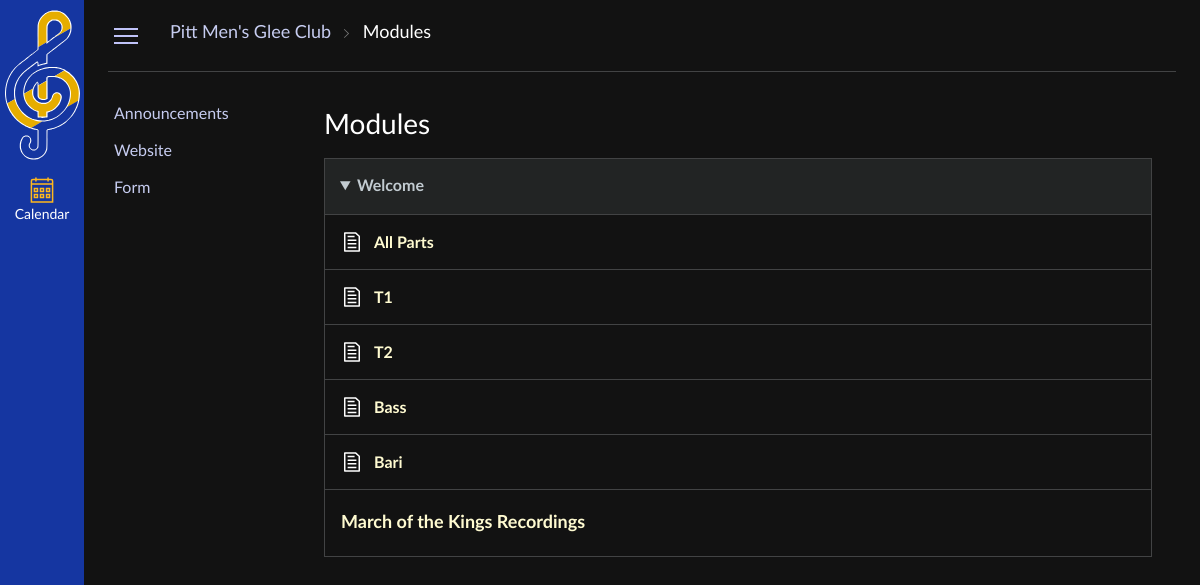
The app's page /modules/ with its own data.
### models.py (models this page shows)
class Link(Base):
    __tablename__ = "Links"
    id = Column("id", Integer, primary_key=True, autoincrement=True)
    position = Column("position", Integer, nullable=False)
    display_name = Column("display_name", String, nullable=False)
    type = Column("type", String, nullable=False)
    url = Column("url", String, nullable=False)
    def toJSON(self):
        return {
            "id":self.id,
            "position":self.position,
            "display_name": self.display_name,
            "type": self.type,
            "url" : self.url
        }

class Module(Base):
    __tablename__ = "Modules"
    id = Column("id", Integer, primary_key=True, autoincrement=True)
    position = Column("position", Integer, nullable=False)
    display_name = Column("display_name", String, nullable=False)
    hidden = Column("hidden", Boolean, nullable=False)
    def toJSON(self):
        return {
            "id": self.id,
            "position": self.position,
            "display_name": self.display_name,
            "hidden" : self.hidden
        }

class Item(Base):
    __tablename__ = "Items"
    id = Column("id", Integer, primary_key=True, autoincrement=True)
    module_id = Column("module_id", Integer, nullable=False)
    position = Column("position", Integer, nullable=False)
    type = Column("type", String, nullable=False)
    display = Column("display", String, nullable=False)
    url = Column("url", String, nullable=True)
    hidden = Column("hidden", Boolean, nullable=False)
    def toJSON(self):
        return {
            "id": self.id,
            "module_id": self.module_id,
            "position": self.position,
            "type": self.type,
            "display": self.display,
            "url": self.url,
            "hidden": self.hidden
        }

### main.py (the view, shortened to what this page needs)
@app.route("/modules/", methods=["GET","POST","PATCH","PUT","DELETE"])
def modules():
    moduleList = sqlSession.getModulesJSON()
    length = len(moduleList)
    if request.method == "GET":
        links = sqlSession.getLinksJSON()
        for module in moduleList:
            module['blocks'] = sqlSession.getItemsJSON(module['id'])
        return render_template("modules.html", links=links, modules=moduleList)

### session.py (called while the page is built)
    def getLinksJSON(self) -> list[dict[str, Any]]:
        links = self.session.query(Link).order_by(Link.position).all()
        obj = []
        for link in links:
            obj.append(link.toJSON())
        return obj

    def getModulesJSON(self) -> list[dict[str, Any]]:
        modules = self.session.query(Module).order_by(Module.position).all()
        obj = []
        for module in modules:
            obj.append(module.toJSON())
        return obj

    def getItemsJSON(self, id) -> list[dict[str, Any]]:
        items = self.session.query(Item).filter_by(module_id=id).order_by(Item.position).all()
        obj = []
        for item in items:
            obj.append(item.toJSON())
        return obj

### templates/modules.html (shortened to what this page needs)
{% extends "index.html" %}
{% block path %}
    <li>
        <a href="#">
            <span>Modules</span>
        </a>
    </li>
{% endblock %}
{% block sidebar_links %}
    {% for link in links %}
        {% if link.type == 'external' %}
            <li><a link-id="{{ link.id }}" href="{{ link.url }}" target="_blank">{{ link.display_name }}</a></li>
        {% elif link.type == 'page' %}
            <li><a link-id="{{ link.id }}" href="{{ url_for('page', id= link.url) }}">{{ link.display_name }}</a></li>
        {% elif link.type == 'internal' %}
            <li><a link-id="{{ link.id }}" href="{{ url_for(link.url) }}">{{ link.display_name }}</a></li>
        {% elif link.type == 'file' %}
            <li><a link-id="{{ link.id }}" href="{{ url_for('file', key= link.url) }}">{{ link.display_name }}</a></li>
        {% else %}
            <li><a link-id="{{ link.id }}">Failed</a></li>
        {% endif %}
    {% endfor %}
{% endblock %}
{% block main_content %}
    <div id="modules">
        <h2>Modules</h2>
        {% for module in modules %}
            <div class="module" module-id="{{ module.id }}">
                <details open>
                    <summary> {{ module.display_name }}</summary>
                    <ul class="module-items">
                        {% for item in module.blocks %}
                            <li class="module-{{item.type}}" item-id="{{ item.id }}">
                                <span></span>
                                {% if item.type == "header" %}
                                    <h3>{{ item.display }}</h3>
                                {% elif item.type == "link"%}
                                    <a href="{{ item.url }}" target="_blank">{{ item.display }}</a>
                                {% elif item.type == "file" %}
                                    <a href="{{ url_for('file', key=item.url) }}">{{ item.display }}</a>
                                {% elif item.type == "music" %}
                                    <a href="{{ url_for('music', key=item.url) }}">{{ item.display }}</a>
                                {% elif item.type == "page" %}
                                    <a href="{{ url_for('page', id= item.url) }}">{{ item.display }}</a>
                                {% endif %}
                            </li>
                        {% endfor %}
                    </ul>
                </details>
            </div>
        {% endfor %}
    </div>
{% endblock %}

### static/css/main.css (style rules this page uses)
html { font-family: "Lato Extended", "Lato", "Helvetica Neue", Helvetica, Arial, sans-serif; color: white; }
body { margin: 0; background-color: #121212; }
a { text-decoration: none; color: #c6ccf0; }
#path ul li { display: inline-block; white-space: nowrap; vertical-align: top; font-size: 1.125rem; }
#path ul li+li::before { content: ""; width: 5px; height: 9px; display: inline-block; margin: 0 9px; background: url("../images/arrow.svg") no-repeat 50% 50%; background-size: 5px 9px; }
#path ul li+li:last-of-type a { color: #ffffff; }
#sidebar2 ul li { padding: 0; }
#sidebar2 ul li a { display: block; text-decoration: none; padding: 8px 0 8px 6px; word-wrap: break-word; -webkit-hyphens: none; hyphens: none; line-height: 1.3; }
#content h2 { margin: 0 0 0.75rem; line-height: 1.25; font-size: 1.75rem; font-weight: 400; }
.module { margin-top: 15px; }
.module summary { background-color: #222424; border: 1px solid #424344; padding: 18px 6px; padding-left: 15px; color: #c2cbd1; font-weight: bold; font-size: 1rem; text-overflow: ellipsis; overflow: hidden; white-space: nowrap; cursor: pointer; }
.module-items { padding: 0; margin: 0; border-collapse: collapse; }
.module-items li { display: flex; padding: 12px 6px; padding-left: 10px; box-sizing: border-box; border: 1px solid #424344; color: #fffbd1; border-top: 0; align-items: center; }
.module-items li span { width: 20px; height: 20px; margin: 5px 7px; background-size: contain; background-repeat: no-repeat; background-position: center; }
.module-items li a { margin-left: 5px; margin-top: 2px; line-height: 1.3; font-weight: bold; color: #fffbd1; text-decoration: none; }
.module-items li h3 { font-weight: bold; display: inline; font-size: 1.125rem; margin: 10px 6px; }
.module-music span { background-image: url("../images/Page.svg") }

### records on screen
Link: display_name "Announcements"
Link: display_name "Website"
Link: display_name "Form"
Module: display_name "Welcome"
Item: display "All Parts"
Item: display "T1"
Item: display "T2"
Item: display "Bass"
Item: display "Bari"
Item: display "March of the Kings Recordings"
